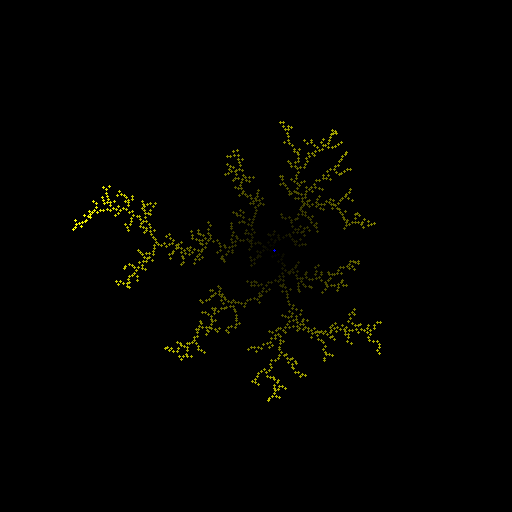
#> input picture data/fixed_n1000_rgb/images/n1k_t0_00000.png, 512 x 512 px
$ python trim_outliers.py --input_dir ../data/fixed_n1000_rgb/images --output_dir out
#> lines starting #> are read from the running program, lines starting #| are printed output that depends on the picture; after the words box and inside, x2 and y2 are one past the last pixel; in counts of white or black regions, pixels touching at a corner belong together
#!/usr/bin/env python3
"""
Trim outlier/debris pixels from generated images while preserving the
original plus-sign aesthetic. Does NOT close gaps or skeletonize.

Approach:
  1. Threshold to binary
  2. Use morphological closing to identify the "cluster region" (used only for
     component labeling, not saved as output)
  3. In the dilated version, keep only the largest connected region
  4. Map back: keep original pixels that fall within that largest region

This preserves the visual plus-sign structure but removes debris particles
scattered at image corners/edges.
"""

import argparse
import os
import glob
import numpy as np
from PIL import Image
from scipy.ndimage import label, binary_closing, binary_dilation


def trim_outliers(img, threshold=128, closing_iter=3):
    """
    Keep only pixels that belong to the largest cluster (defined via dilation).
    Preserves original pixel positions (no closing/thickening applied to output).
    """
    binary = (img >= threshold).astype(np.uint8)

    if binary.sum() < 5:
        return (binary * 255).astype(np.uint8)

    # Dilate to find the cluster region (used only for labeling)
    struct = np.ones((3, 3), dtype=np.uint8)
    dilated = binary_closing(binary, structure=struct,
                             iterations=closing_iter).astype(np.uint8)

    # Also do a more aggressive dilation to catch nearby stragglers
    expanded = binary_dilation(dilated, structure=struct,
                               iterations=2).astype(np.uint8)

    # Label components in the expanded version
    labeled, n = label(expanded)
    if n > 1:
        sizes = np.bincount(labeled.ravel())
        sizes[0] = 0
        largest_label = sizes.argmax()
        cluster_mask = (labeled == largest_label).astype(np.uint8)
    else:
        cluster_mask = expanded

    # Return ORIGINAL pixels that fall within the cluster region
    trimmed = binary * cluster_mask
    return (trimmed * 255).astype(np.uint8)


def main():
    p = argparse.ArgumentParser()
    p.add_argument("--input_dir", required=True)
    p.add_argument("--output_dir", required=True)
    p.add_argument("--closing_iter", type=int, default=3,
                   help="Closing iterations for cluster region identification")
    p.add_argument("--limit", type=int, default=None)
    args = p.parse_args()

    os.makedirs(args.output_dir, exist_ok=True)
    paths = sorted(glob.glob(os.path.join(args.input_dir, "*.png")))
    if args.limit:
        paths = paths[:args.limit]

    wpx_raw = []
    wpx_trim = []
    rg_trim = []

    for p in paths:
        img = np.array(Image.open(p).convert("L"))
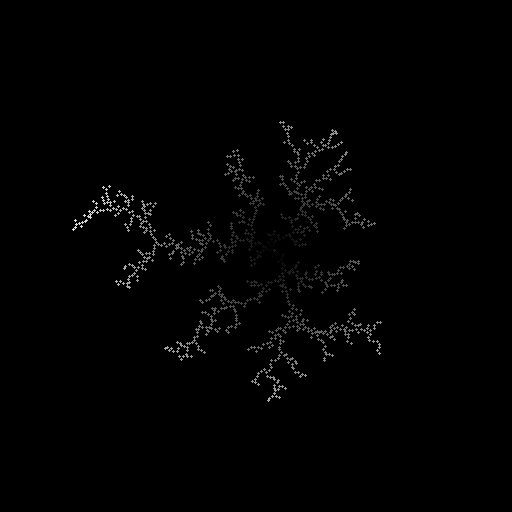
#> img: shape (512, 512); min 0, max 226, mean 1.9
        raw_white = int((img >= 128).sum())
#> raw_white = 1320
        wpx_raw.append(raw_white)

        trimmed = trim_outliers(img, closing_iter=args.closing_iter)
#> in trim_outliers, `binary = (img >= threshold).astype(np.uint8)`:
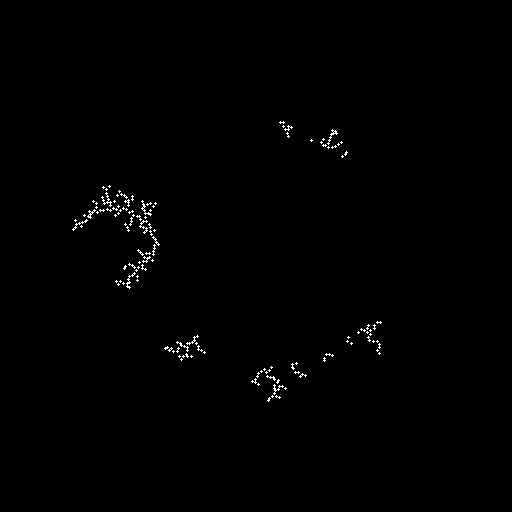
#> binary: shape (512, 512); values 0 (black) and 1 (white), 0.5% white in thin lines or dots, all inside (x1, y1, x2, y2) = (72, 121, 382, 402)
#> in trim_outliers, `dilated = binary_closing(binary, structure=struct, iterations=closing_..`:
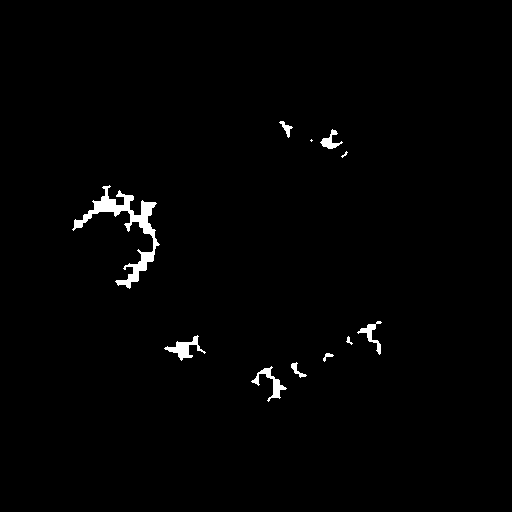
#> dilated: shape (512, 512); values 0 (black) and 1 (white), 1.2% white; 11 white regions (2 under 20 px), largest, box (x1, y1, x2, y2) and area: (72, 185, 160, 289) 1788, (164, 335, 206, 361) 358, (251, 366, 287, 402) 324
#> in trim_outliers, `expanded = binary_dilation(dilated, structure=struct, iterations=2).as..`:
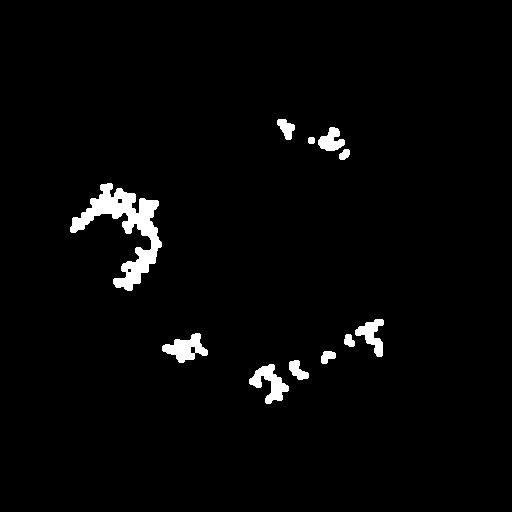
#> expanded: shape (512, 512); values 0 (black) and 1 (white), 2.4% white; 11 white regions, largest, box (x1, y1, x2, y2) and area: (70, 183, 162, 291) 3216, (249, 364, 289, 404) 720, (162, 333, 208, 363) 710
#> in trim_outliers, `labeled, n = label(expanded)`:
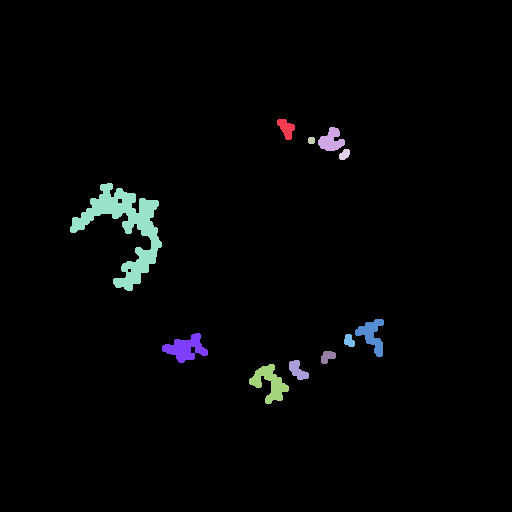
#> labeled: shape (512, 512) int32; 12 distinct labels, from 0 to 11; one colour per label, 0 black
#> in trim_outliers, `labeled, n = label(expanded)`: n = 11
#> in trim_outliers, `sizes = np.bincount(labeled.ravel())`: sizes = [255743, 226, 399, 45, 89, 3216, 520, 710, 106, 137, 233, 720]
#> in trim_outliers, `largest_label = sizes.argmax()`: largest_label = 5
#> in trim_outliers, `cluster_mask = (labeled == largest_label).astype(np.uint8)`:
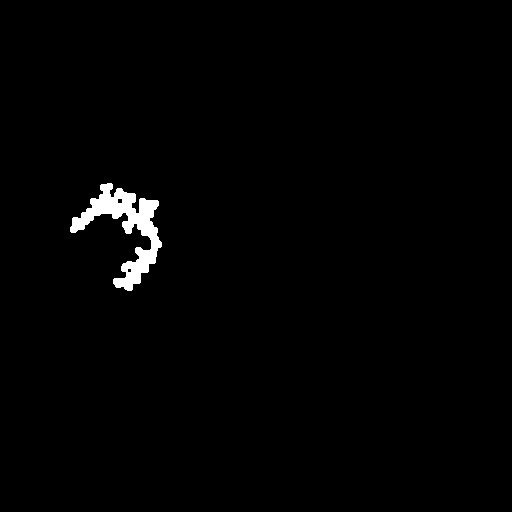
#> cluster_mask: shape (512, 512); values 0 (black) and 1 (white), 1.2% white; 1 white region, box (x1, y1, x2, y2) and area: (70, 183, 162, 291) 3216
#> in trim_outliers, `trimmed = binary * cluster_mask`:
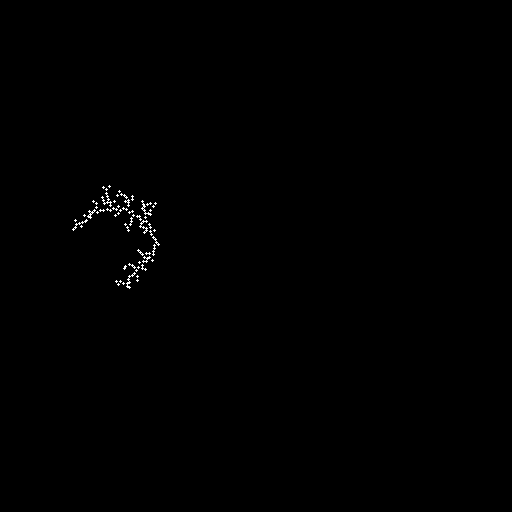
#> trimmed: shape (512, 512); values 0 (black) and 1 (white), 0.26% white in thin lines or dots, all inside (x1, y1, x2, y2) = (72, 185, 160, 289)
        trim_white = int((trimmed >= 128).sum())
#> trim_white = 690
        wpx_trim.append(trim_white)

        # R_g on trimmed
        coords = np.argwhere(trimmed > 0)
#> coords = 690 pairs, first value 185 to 288, second value 72 to 159
        if len(coords) > 0:
            com = coords.mean(axis=0)
#> com = [228.2, 126]
            rg = float(np.sqrt(np.mean(np.sum((coords - com)**2, axis=1))))
#> rg = 35.09
            rg_trim.append(rg)

        basename = os.path.basename(p)
        Image.fromarray(trimmed).save(os.path.join(args.output_dir, basename))
#> pass 2 of the loop in main, `for p in paths:`:
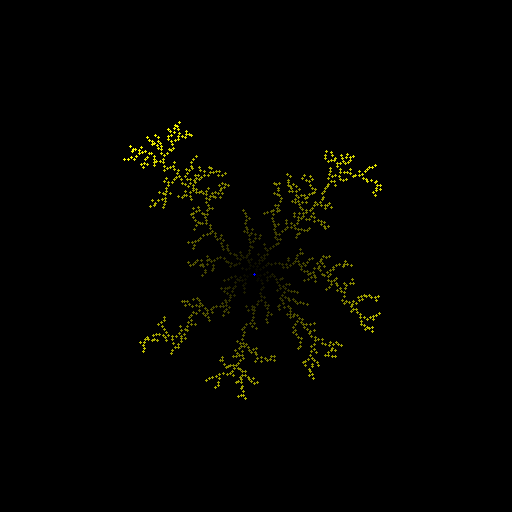
#> input picture data/fixed_n1000_rgb/images/n1k_t0_00001.png, 512 x 512 px
#> raw_white = 1826
#> binary: shape (512, 512); values 0 (black) and 1 (white), 0.7% white in thin lines or dots, all inside (x1, y1, x2, y2) = (123, 121, 382, 400)
#> dilated: shape (512, 512); values 0 (black) and 1 (white), 1.9% white; 9 white regions (2 under 20 px), largest, box (x1, y1, x2, y2) and area: (123, 121, 227, 209) 2224, (301, 150, 382, 201) 1156, (350, 294, 381, 333) 412
#> expanded: shape (512, 512); values 0 (black) and 1 (white), 3.4% white; 8 white regions, largest, box (x1, y1, x2, y2) and area: (121, 119, 229, 211) 3636, (299, 148, 384, 211) 2051, (348, 292, 383, 335) 832
#> in trim_outliers (call 2), `labeled, n = label(expanded)`:
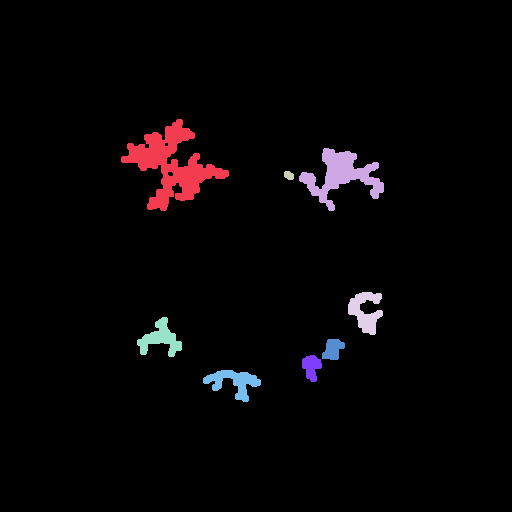
#> labeled: shape (512, 512) int32; 9 distinct labels, from 0 to 8; one colour per label, 0 black
#> n = 8
#> sizes = [253244, 3636, 2051, 72, 832, 793, 335, 354, 827]
#> largest_label = 1
#> cluster_mask: shape (512, 512); values 0 (black) and 1 (white), 1.4% white; 1 white region, box (x1, y1, x2, y2) and area: (121, 119, 229, 211) 3636
#> in trim_outliers (call 2), `trimmed = binary * cluster_mask`:
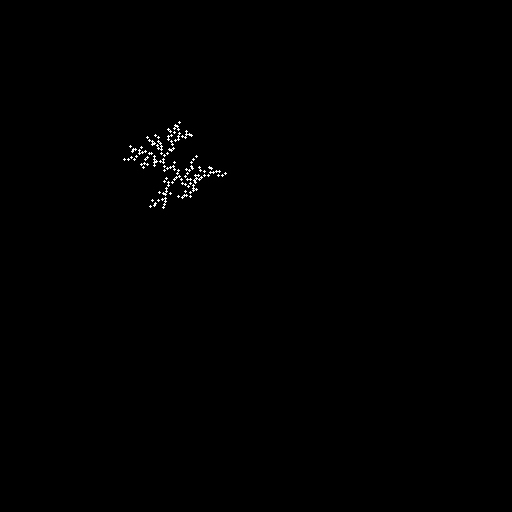
#> trimmed: shape (512, 512); values 0 (black) and 1 (white), 0.29% white in thin lines or dots, all inside (x1, y1, x2, y2) = (123, 121, 227, 209)
#> trim_white = 761
#> coords = 761 pairs, first value 121 to 208, second value 123 to 226
#> com = [164.6, 172.1]
#> rg = 29.97

    print(f"Processed {len(paths)} images")
    print(f"White pixels: raw {np.mean(wpx_raw):.0f} +/- {np.std(wpx_raw):.0f}")
#| White pixels: raw 1573 +/- 253
    print(f"              trimmed {np.mean(wpx_trim):.0f} +/- {np.std(wpx_trim):.0f}")
#|               trimmed 726 +/- 36
    print(f"              removed {np.mean(np.array(wpx_raw) - np.array(wpx_trim)):.0f} debris pixels on avg")
#|               removed 848 debris pixels on avg
    print(f"R_g (trimmed): {np.mean(rg_trim):.2f} +/- {np.std(rg_trim):.2f}")
#| R_g (trimmed): 32.53 +/- 2.56


if __name__ == "__main__":
    main()
